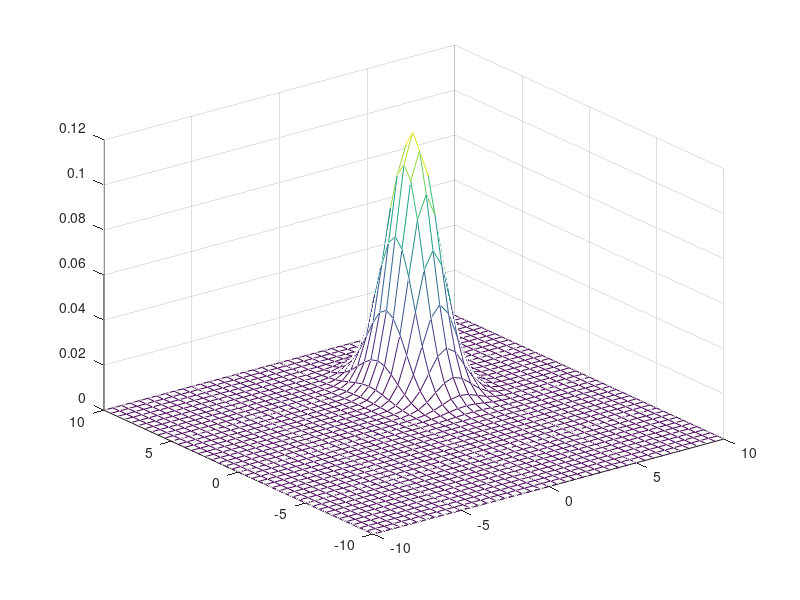

This figure's MATLAB source: (Note: this script raises an error after producing the figure.)
%2: plot the Gaussian
mu = [3 4];
Sigma = [1 0; 0 2];
[X,Y] = meshgrid(-10:.5:10);
Z = mvnpdf([X(:) Y(:)],mu,Sigma);
Z = reshape(Z,size(X));
mesh(X,Y,Z)

%1: mahalanobis distance
x1 = [10 10]';
x2 = [0 0]';
x3 = [3 4]';
x4 = [6 8]';

y1 = my_dM(x1,mu',Sigma);
y2 = my_dM(x2,mu',Sigma);
y3 = my_dM(x3,mu',Sigma);
y4 = my_dM(x4,mu',Sigma);

Y = [y1 y2 y3 y4]